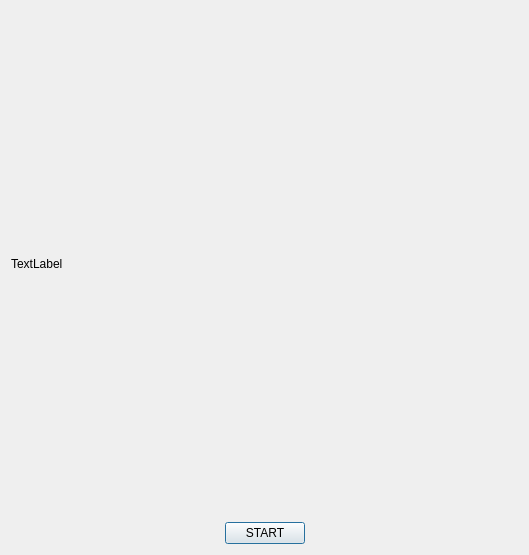
<?xml version="1.0" encoding="UTF-8"?>
<ui version="4.0">
 <class>End</class>
 <widget class="QDialog" name="End">
  <property name="geometry">
   <rect>
    <x>0</x>
    <y>0</y>
    <width>529</width>
    <height>555</height>
   </rect>
  </property>
  <property name="sizePolicy">
   <sizepolicy hsizetype="Fixed" vsizetype="Fixed">
    <horstretch>0</horstretch>
    <verstretch>0</verstretch>
   </sizepolicy>
  </property>
  <property name="windowTitle">
   <string>Ludo</string>
  </property>
  <layout class="QVBoxLayout" name="verticalLayout" stretch="4,0">
   <item>
    <widget class="QLabel" name="label">
     <property name="text">
      <string>TextLabel</string>
     </property>
    </widget>
   </item>
   <item>
    <layout class="QHBoxLayout" name="horizontalLayout">
     <item>
      <spacer name="horizontalSpacer">
       <property name="orientation">
        <enum>Qt::Horizontal</enum>
       </property>
       <property name="sizeHint" stdset="0">
        <size>
         <width>40</width>
         <height>20</height>
        </size>
       </property>
      </spacer>
     </item>
     <item>
      <widget class="QPushButton" name="pushButton">
       <property name="sizePolicy">
        <sizepolicy hsizetype="Fixed" vsizetype="Fixed">
         <horstretch>0</horstretch>
         <verstretch>0</verstretch>
        </sizepolicy>
       </property>
       <property name="text">
        <string>START</string>
       </property>
      </widget>
     </item>
     <item>
      <spacer name="horizontalSpacer_2">
       <property name="orientation">
        <enum>Qt::Horizontal</enum>
       </property>
       <property name="sizeHint" stdset="0">
        <size>
         <width>40</width>
         <height>20</height>
        </size>
       </property>
      </spacer>
     </item>
    </layout>
   </item>
  </layout>
 </widget>
 <resources/>
 <connections/>
</ui>
